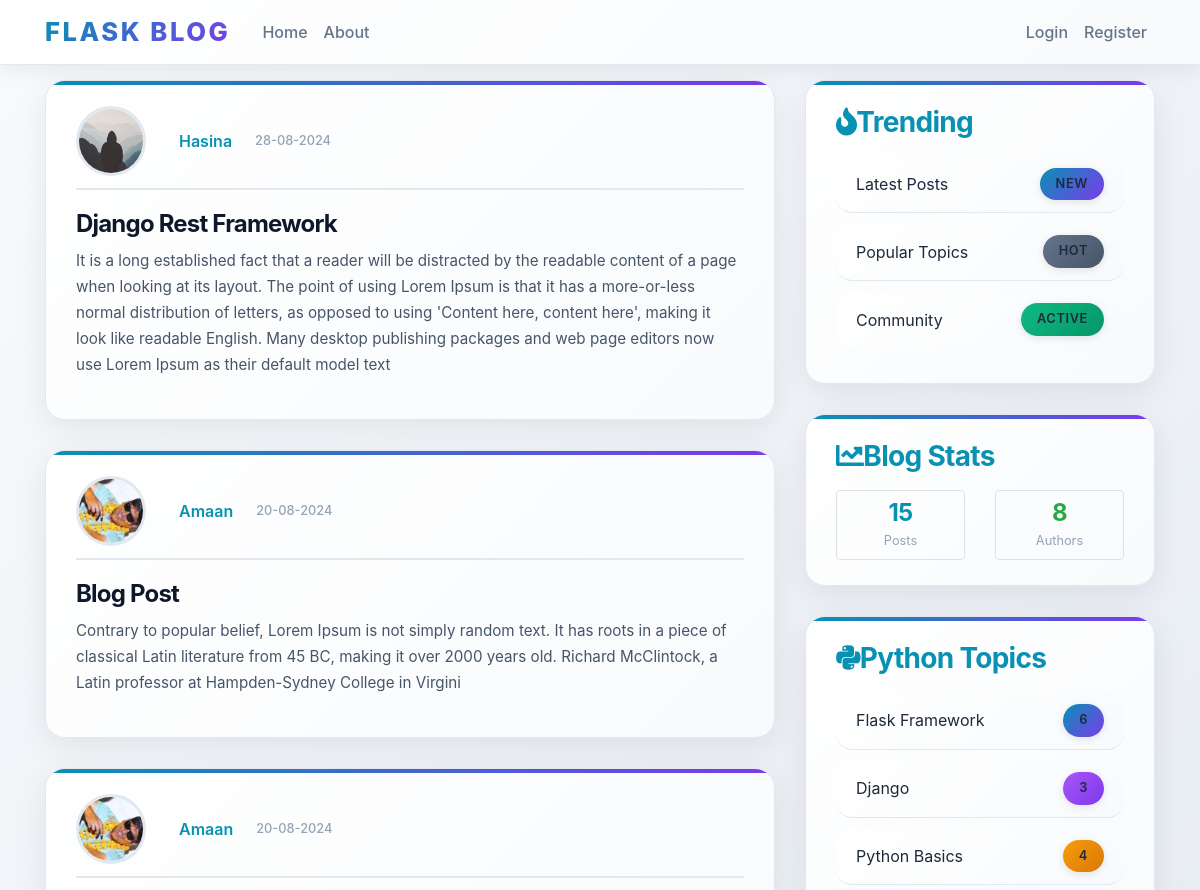
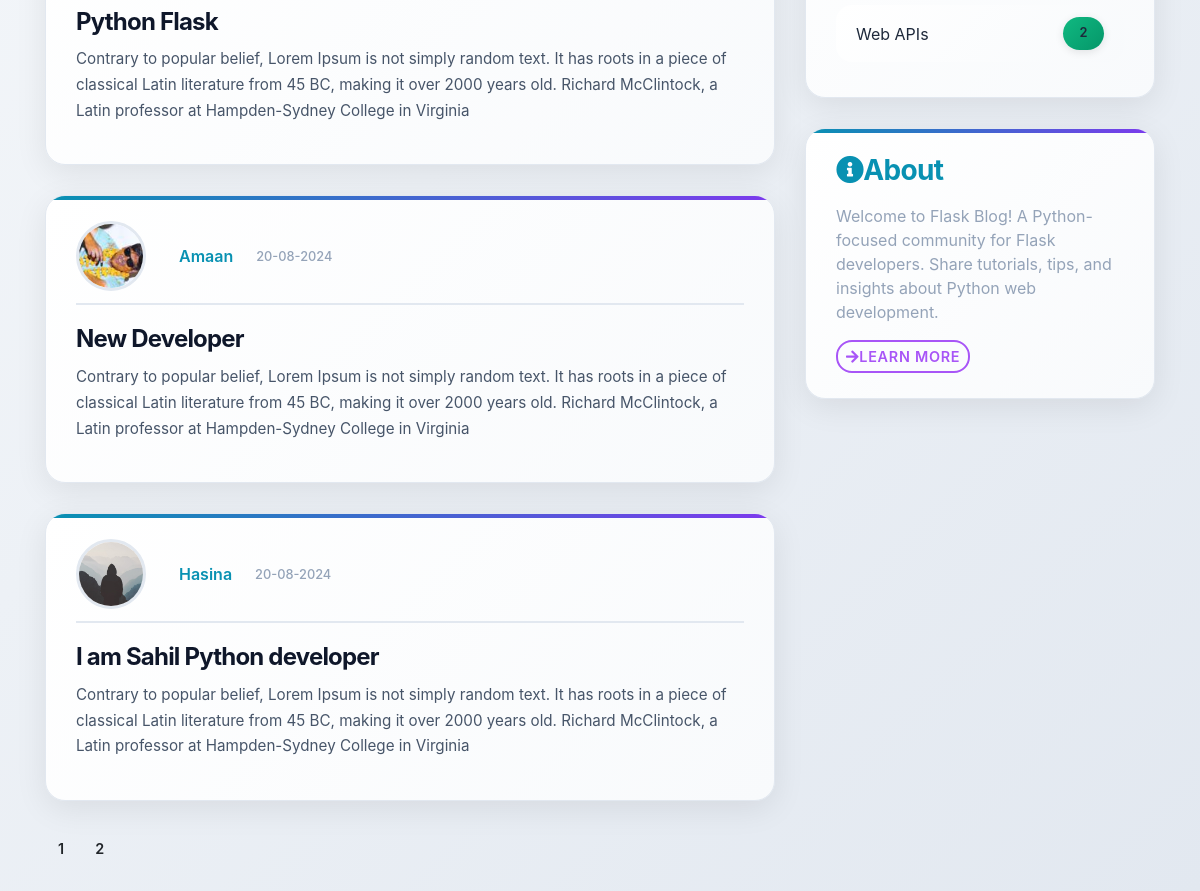
Page /home on the earlier database version (2 pictures, top to bottom).
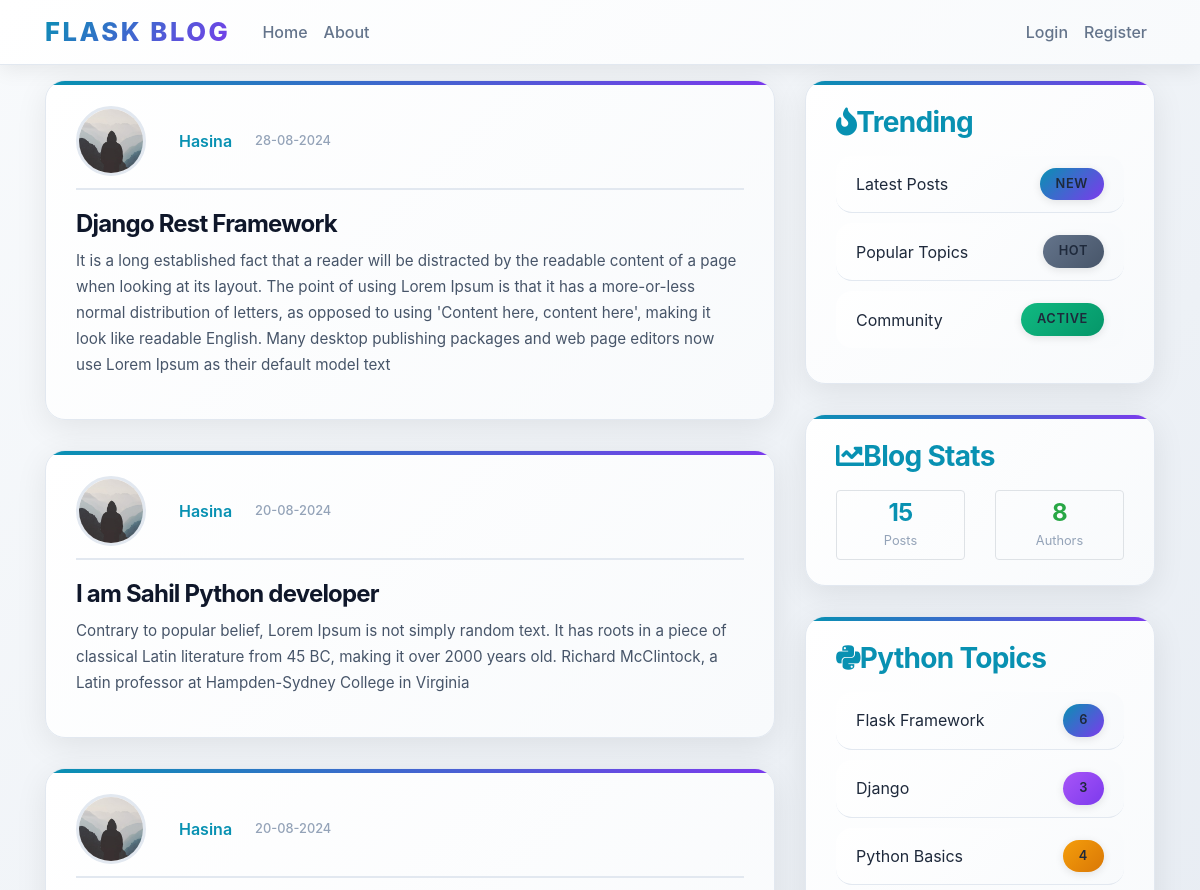
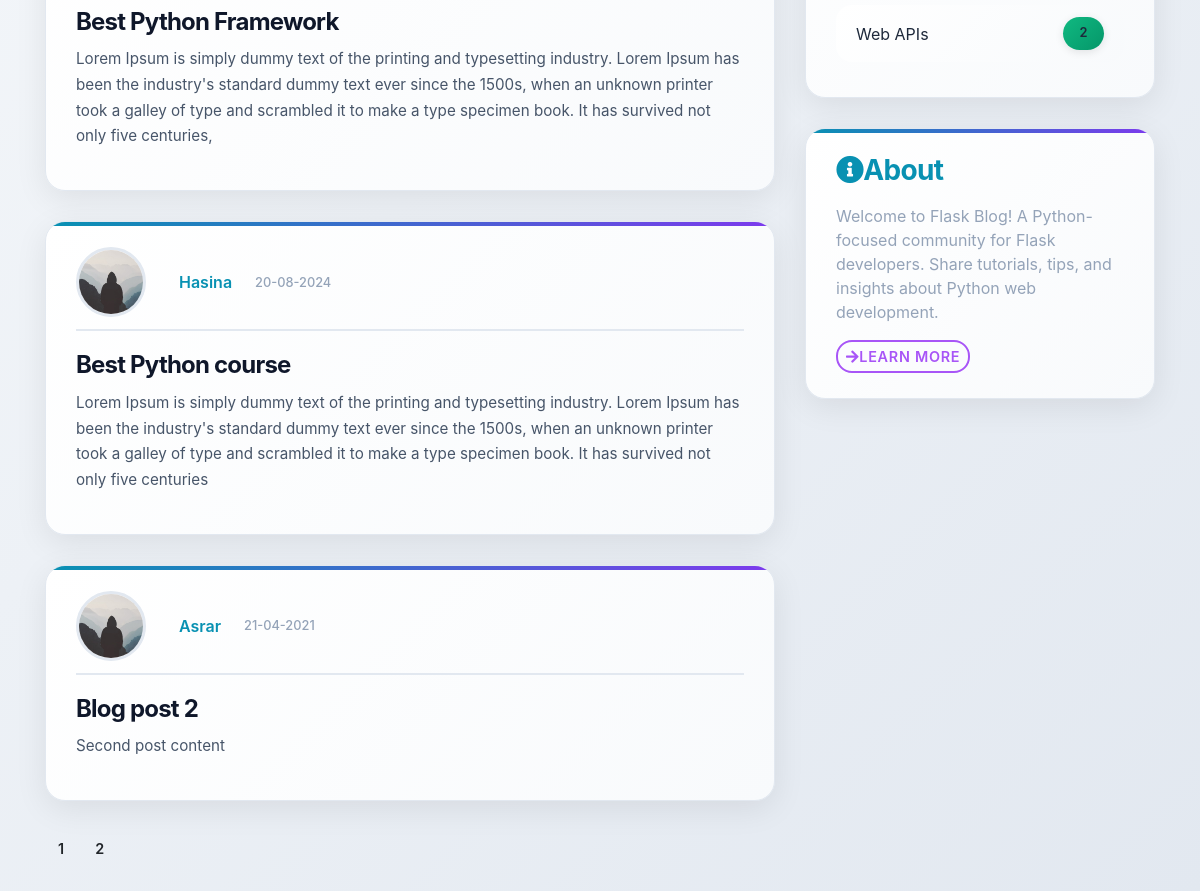
Same page on the later database version (2 pictures, top to bottom).
### flaskblog/models.py (models this page shows, shortened)
class Post(db.Model):
    id = db.Column(db.Integer, primary_key=True)
    title = db.Column(db.String(100), nullable=False)
    date_posted = db.Column(db.DateTime, nullable=False, default=datetime.utcnow)
    content = db.Column(db.Text, nullable=False)
    user_id = db.Column(db.Integer, db.ForeignKey('user.id'), nullable=False)

class User(db.Model, UserMixin):
    id = db.Column(db.Integer, primary_key=True)
    username = db.Column(db.String(20), unique=True, nullable=False)
    email = db.Column(db.String(120), unique=True, nullable=False)
    image_file = db.Column(db.String(20), nullable=False, default='default.jpg')
    password = db.Column(db.String(60), nullable=False)
    posts = db.relationship('Post', backref='author', lazy=True)

### flaskblog/main/routes.py (the view)
@main.route("/")
@main.route("/home")
def home():
    page = request.args.get('page', 1, type=int)
    posts = Post.query.order_by(Post.date_posted.desc()).paginate(page=page, per_page=5)
    return render_template('home.html', posts=posts)

### flaskblog/templates/home.html (shortened to what this page needs)
{% extends "layout.html" %}
{% block content %}
	{% for post in posts.items%}
<article class="media content-section ">
	<div class="media-body ">
		<div class="article-metadata">
			<img  class="rounded-circle article-img" src="{{ url_for('static', filename='profile_pics/' + post.author.image_file) }}">
			<a class="mr-2 text-decoration-none" href="{{ url_for('users.user_posts', username=post.author.username) }}">{{ post.author.username }}</a>
			<small class="text-muted">{{ post.date_posted.strftime('%d-%m-%Y') }}</small>
		</div>
		<h2><a class="article-title text-decoration-none" href="{{ url_for('posts.post', post_id=post.id) }}">{{ post.title }}</a></h2>
		<p class="article-content">{{ post.content }}</p>
	</div>
</article>
	{% endfor %}
	{% for page_num in posts.iter_pages(left_edge=1,right_edge=1, left_current=1, right_current=2) %}
		{% if page_num %}
			{% if posts.page == page_num %}
			<a class="btn btn- info mb-4" href="{{ url_for('main.home', page=page_num) }}">{{ page_num }}</a>
				{% else %}
				<a class="btn  mb-4" href="{{ url_for('main.home', page=page_num) }}">{{ page_num }}</a>
			{% endif %}
		{% endif %}
	{% endfor %}
{% endblock content%}

### flaskblog/templates/layout.html (shortened to what this page needs)
<!DOCTYPE html>
<html>
<head>
<link href="https://stackpath.bootstrapcdn.com/bootstrap/4.5.2/css/bootstrap.min.css" rel="stylesheet">
<link href="https://cdnjs.cloudflare.com/ajax/libs/font-awesome/5.15.3/css/all.min.css" rel="stylesheet">
	<link rel="stylesheet" type="text/css" href="{{url_for('static',filename='main.css')}}" >
</head>
<body>
<header class="site-header">
	<nav class="navbar navbar-expand-md navbar-dark bg-steel fixed-top">
		<div class="container">
			<a class="navbar-brand mr-4" href="/home">Flask Blog</a>
			<div class="collapse navbar-collapse" id="navbarToggle">
				<div class="navbar-nav mr-auto">
					<a class="nav-item nav-link" href="{{ url_for('main.home') }}">Home</a>
					<a class="nav-item nav-link" href="/about">About</a>
				</div>
				<div class="navbar-nav ms-auto">
					{% if current_user.is_authenticated %}
					<a class="nav-item nav-link" href="{{ url_for('posts.new_post') }}">New Post</a>
					<a class="nav-item nav-link" href="{{ url_for('users.account') }}">Account</a>
					<a class="nav-item nav-link" href="{{ url_for('users.logout') }}">Logout</a>
					{% else %}
						<a class="nav-item nav-link" href="{{ url_for('users.login') }}">Login</a>
						<a class="nav-item nav-link" href="{{ url_for('users.register') }}">Register</a>
					{% endif %}
				</div>
			</div>
		</div>
	</nav>
</header>
<main role="main" class="container">
	<div class="row">
		<div class="col-md-8">
			{% block content %}{% endblock %}
		</div>
		<div class="col-md-4">
			<div class="content-section">
				<h3 class="text-primary mb-3">
					<i class="fas fa-fire me-2"></i>Trending
				</h3>
				<div class="list-group list-group-flush">
					<a href="#" class="list-group-item list-group-item-action d-flex justify-content-between align-items-center">
						<span>Latest Posts</span>
						<span class="badge bg-primary rounded-pill">New</span>
					</a>
					<a href="#" class="list-group-item list-group-item-action d-flex justify-content-between align-items-center">
						<span>Popular Topics</span>
						<span class="badge bg-secondary rounded-pill">Hot</span>
					</a>
					<a href="#" class="list-group-item list-group-item-action d-flex justify-content-between align-items-center">
						<span>Community</span>
						<span class="badge bg-success rounded-pill">Active</span>
					</a>
				</div>
			</div>
			<div class="content-section mt-4">
				<h3 class="text-primary mb-3">
					<i class="fas fa-chart-line me-2"></i>Blog Stats
				</h3>
				<div class="row text-center">
					<div class="col-6">
						<div class="border rounded p-2">
							<h4 class="text-primary mb-0">15</h4>
							<small class="text-muted">Posts</small>
						</div>
					</div>
					<div class="col-6">
						<div class="border rounded p-2">
							<h4 class="text-success mb-0">8</h4>
							<small class="text-muted">Authors</small>
						</div>
					</div>
				</div>
			</div>
			<div class="content-section mt-4">
				<h3 class="text-primary mb-3">
					<i class="fab fa-python me-2"></i>Python Topics
				</h3>
				<div class="list-group list-group-flush">
					<a href="#" class="list-group-item list-group-item-action d-flex justify-content-between align-items-center">
						<span>Flask Framework</span>
						<span class="badge bg-primary rounded-pill">6</span>
					</a>
					<a href="#" class="list-group-item list-group-item-action d-flex justify-content-between align-items-center">
						<span>Django</span>
						<span class="badge bg-info rounded-pill">3</span>
					</a>
					<a href="#" class="list-group-item list-group-item-action d-flex justify-content-between align-items-center">
						<span>Python Basics</span>
						<span class="badge bg-warning rounded-pill">4</span>
					</a>
					<a href="#" class="list-group-item list-group-item-action d-flex justify-content-between align-items-center">
						<span>Web APIs</span>
						<span class="badge bg-success rounded-pill">2</span>
					</a>
				</div>
			</div>
			<div class="content-section mt-4">
				<h3 class="text-primary mb-3">
					<i class="fas fa-info-circle me-2"></i>About
				</h3>
				<p class="text-muted">
					Welcome to Flask Blog! A Python-focused community for Flask developers.
					Share tutorials, tips, and insights about Python web development.
				</p>
				<a href="/about" class="btn btn-sm btn-outline-info">
					<i class="fas fa-arrow-right me-1"></i>Learn More
				</a>
			</div>
		</div>
	</div>
</main>
</body>
</html>

### flaskblog/static/main.css (style rules this page uses)
body { background: linear-gradient(135deg, #f8fafc 0%, #e2e8f0 100%); color: #1e293b; margin-top: 5rem; font-family: 'Inter', -apple-system, BlinkMacSystemFont, 'Segoe UI', Roboto, sans-serif; }
h1, h2, h3, h4, h5, h6 { color: #0f172a; font-weight: 700; letter-spacing: -0.025em; }
.bg-steel { background: linear-gradient(135deg, #ffffff 0%, #f8fafc 100%); border-bottom: 1px solid #e2e8f0; backdrop-filter: blur(10px); box-shadow: 0 4px 20px rgba(0, 0, 0, 0.08); }
.site-header .navbar-nav .nav-link { color: #64748b; font-weight: 500; transition: all 0.3s ease; position: relative; }
.navbar-brand { font-weight: 800; font-size: 1.6rem; background: linear-gradient(135deg, #0891b2 0%, #7c3aed 100%); -webkit-background-clip: text; -webkit-text-fill-color: transparent; background-clip: text; text-transform: uppercase; letter-spacing: 0.1em; }
.content-section { background: linear-gradient(135deg, #ffffff 0%, #f8fafc 100%); padding: 25px 30px; border: 1px solid #e2e8f0; border-radius: 20px; margin-bottom: 30px; box-shadow: 0 8px 32px rgba(0, 0, 0, 0.08); transition: all 0.4s ease; position: relative; overflow: hidden; }
.content-section::before { content: ''; position: absolute; top: 0; left: 0; right: 0; height: 4px; background: linear-gradient(90deg, #0891b2, #7c3aed, #a855f7, #0891b2); background-size: 300% 100%; animation: gradient-shift 4s ease infinite; }
.article-title { color: #0f172a; font-weight: 700; font-size: 1.5rem; margin-bottom: 0.5rem; }
.article-content { white-space: pre-line; color: #475569; line-height: 1.7; font-size: 0.95rem; }
.article-img { height: 70px; width: 70px; margin-right: 18px; border-radius: 16px; border: 3px solid #e2e8f0; transition: all 0.4s ease; object-fit: cover; }
.article-metadata { padding-bottom: 12px; margin-bottom: 12px; border-bottom: 2px solid #e2e8f0; display: flex; align-items: center; gap: 15px; }
.article-metadata a { color: #0891b2; font-weight: 600; text-decoration: none; }
.article-metadata small { color: #94a3b8; font-weight: 500; }
.btn { border-radius: 16px; font-weight: 600; transition: all 0.4s ease; text-transform: uppercase; letter-spacing: 0.05em; font-size: 0.9rem; position: relative; overflow: hidden; }
.btn::before { content: ''; position: absolute; top: 0; left: -100%; width: 100%; height: 100%; background: linear-gradient(90deg, transparent, rgba(255,255,255,0.2), transparent); transition: left 0.5s; }
.btn-outline-info { border: 2px solid #a855f7; color: #a855f7; }
.list-group-item { background: linear-gradient(135deg, #ffffff 0%, #f8fafc 100%); border: 1px solid #e2e8f0; border-radius: 16px !important; margin-bottom: 10px; transition: all 0.4s ease; color: #1e293b; }
.badge { font-weight: 600; padding: 10px 16px; border-radius: 12px; font-size: 0.8rem; text-transform: uppercase; letter-spacing: 0.05em; box-shadow: 0 2px 8px rgba(0, 0, 0, 0.1); }
.bg-primary { background: linear-gradient(135deg, #0891b2 0%, #7c3aed 100%) !important; }
.bg-info { background: linear-gradient(135deg, #a855f7 0%, #7c3aed 100%) !important; }
.bg-warning { background: linear-gradient(135deg, #f59e0b 0%, #d97706 100%) !important; }
.bg-success { background: linear-gradient(135deg, #10b981 0%, #059669 100%) !important; }
.bg-secondary { background: linear-gradient(135deg, #64748b 0%, #475569 100%) !important; }
.text-primary { color: #0891b2 !important; }
.text-muted { color: #94a3b8 !important; }

Differences in the rows shown:
removed Post: image_file (picture), author.username "Amaan", date_posted "20-08-2024", title "Blog Post", content "Contrary to popular belief, Lorem Ipsum is not simply random text. It has roots in a piece of classical Latin literature from 45 BC, making it over 2000 years old. Richard McClintock, a Latin professor at Hampden-Sydney College in Virgini"
removed Post: image_file (picture), author.username "Amaan", date_posted "20-08-2024", title "Python Flask", content "Contrary to popular belief, Lorem Ipsum is not simply random text. It has roots in a piece of classical Latin literature from 45 BC, making it over 2000 years old. Richard McClintock, a Latin professor at Hampden-Sydney College in Virginia"
removed Post: image_file (picture), author.username "Amaan", date_posted "20-08-2024", title "New Developer", content "Contrary to popular belief, Lorem Ipsum is not simply random text. It has roots in a piece of classical Latin literature from 45 BC, making it over 2000 years old. Richard McClintock, a Latin professor at Hampden-Sydney College in Virginia"
now on this page (row unchanged): Post: image_file (placeholder picture), author.username "Hasina", date_posted "20-08-2024", title "Best Python Framework", content "Lorem Ipsum is simply dummy text of the printing and typesetting industry. Lorem Ipsum has been the industry's standard dummy text ever since the 1500s, when an unknown printer took a galley of type and scrambled it to make a type specimen book. It has survived not only five centuries,"
now on this page (row unchanged): Post: image_file (placeholder picture), author.username "Hasina", date_posted "20-08-2024", title "Best Python course", content "Lorem Ipsum is simply dummy text of the printing and typesetting industry. Lorem Ipsum has been the industry's standard dummy text ever since the 1500s, when an unknown printer took a galley of type and scrambled it to make a type specimen book. It has survived not only five centuries"
now on this page (row unchanged): Post: image_file (placeholder picture), author.username "Asrar", date_posted "21-04-2021", title "Blog post 2", content "Second post content"
